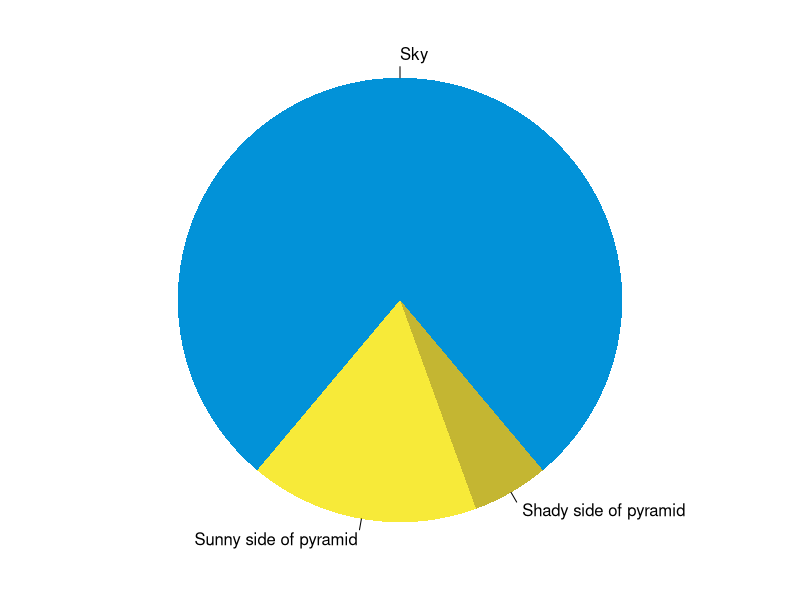
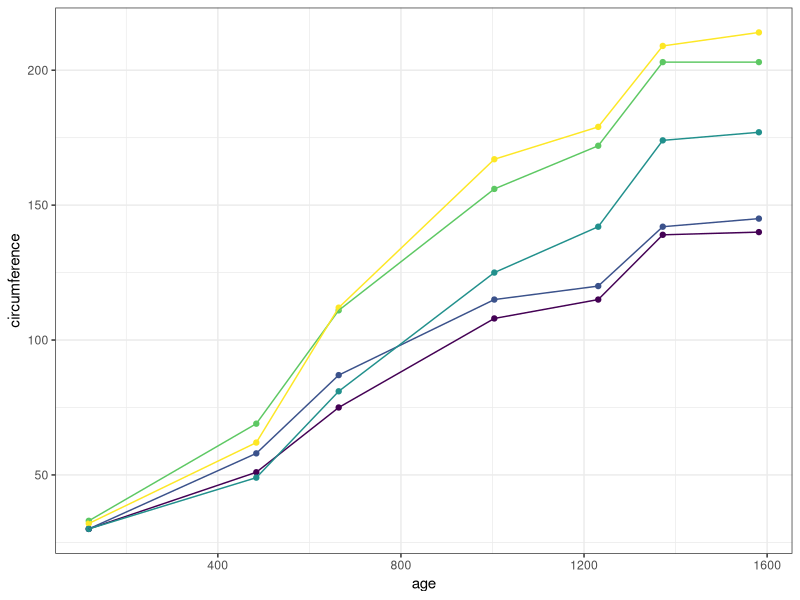

Generate these figures, in order, with R:
## ---- chunk 1
knitr::opts_chunk$set(collapse = TRUE)
## ---- chunk 2
summary(cars)
fit <- lm(dist ~ speed, data = cars)
fit
## ---- chunk 3
par(mar = c(0, 1, 0, 1))
pie(
  c(280, 60, 20),
  c('Sky', 'Sunny side of pyramid', 'Shady side of pyramid'),
  col = c('#0292D8', '#F7EA39', '#C4B632'),
  init.angle = -50, border = NA
)
## ---- chunk 4
summary(Orange)
## ---- chunk 5
library(ggplot2)
ggplot(Orange, aes(x = age, 
                   y = circumference, 
                   color = Tree)) +
  geom_point() +
  geom_line() +
  guides(color = FALSE) +
  theme_bw()
